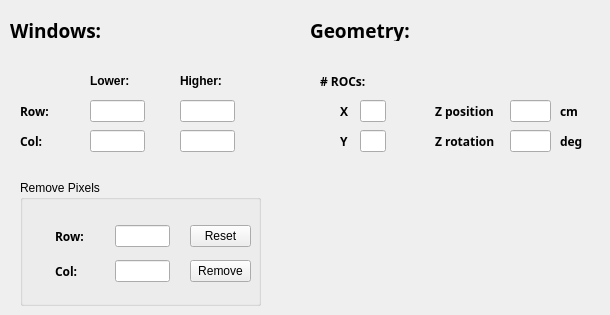
     <widget class="QWidget" name="tab_7">
      <attribute name="title">
       <string>DUT1</string>
      </attribute>
      <widget class="QLabel" name="windowsDut1LB">
       <property name="geometry">
        <rect>
         <x>10</x>
         <y>20</y>
         <width>111</width>
         <height>21</height>
        </rect>
       </property>
       <property name="font">
        <font>
         <family>Sans Serif</family>
         <pointsize>14</pointsize>
         <weight>75</weight>
         <bold>true</bold>
        </font>
       </property>
       <property name="text">
        <string>Windows:</string>
       </property>
      </widget>
      <widget class="QLabel" name="geometryDut1LB">
       <property name="geometry">
        <rect>
         <x>310</x>
         <y>20</y>
         <width>111</width>
         <height>21</height>
        </rect>
       </property>
       <property name="font">
        <font>
         <family>Sans Serif</family>
         <pointsize>14</pointsize>
         <weight>75</weight>
         <bold>true</bold>
        </font>
       </property>
       <property name="text">
        <string>Geometry:</string>
       </property>
      </widget>
      <widget class="QLabel" name="row1LB">
       <property name="geometry">
        <rect>
         <x>20</x>
         <y>100</y>
         <width>36</width>
         <height>22</height>
        </rect>
       </property>
       <property name="font">
        <font>
         <family>Sans Serif</family>
         <weight>75</weight>
         <bold>true</bold>
        </font>
       </property>
       <property name="text">
        <string>Row:</string>
       </property>
      </widget>
      <widget class="QLabel" name="col1LB">
       <property name="geometry">
        <rect>
         <x>20</x>
         <y>130</y>
         <width>36</width>
         <height>22</height>
        </rect>
       </property>
       <property name="font">
        <font>
         <family>Sans Serif</family>
         <weight>75</weight>
         <bold>true</bold>
        </font>
       </property>
       <property name="text">
        <string>Col:</string>
       </property>
      </widget>
      <widget class="customLineEdit" name="lowerRowDUT1LE">
       <property name="geometry">
        <rect>
         <x>90</x>
         <y>100</y>
         <width>55</width>
         <height>22</height>
        </rect>
       </property>
      </widget>
      <widget class="customLineEdit" name="higherRowDUT1LE">
       <property name="geometry">
        <rect>
         <x>180</x>
         <y>100</y>
         <width>55</width>
         <height>22</height>
        </rect>
       </property>
      </widget>
      <widget class="customLineEdit" name="lowerColDUT1LE">
       <property name="geometry">
        <rect>
         <x>90</x>
         <y>130</y>
         <width>55</width>
         <height>22</height>
        </rect>
       </property>
      </widget>
      <widget class="customLineEdit" name="higherColDUT1LE">
       <property name="geometry">
        <rect>
         <x>180</x>
         <y>130</y>
         <width>55</width>
         <height>22</height>
        </rect>
       </property>
      </widget>
      <widget class="QLabel" name="lowerEdge1LB">
       <property name="geometry">
        <rect>
         <x>90</x>
         <y>70</y>
         <width>53</width>
         <height>22</height>
        </rect>
       </property>
       <property name="font">
        <font>
         <weight>75</weight>
         <bold>true</bold>
        </font>
       </property>
       <property name="text">
        <string>Lower:</string>
       </property>
      </widget>
      <widget class="QLabel" name="higherEdge1LB">
       <property name="geometry">
        <rect>
         <x>180</x>
         <y>70</y>
         <width>53</width>
         <height>22</height>
        </rect>
       </property>
       <property name="font">
        <font>
         <weight>75</weight>
         <bold>true</bold>
        </font>
       </property>
       <property name="text">
        <string>Higher:</string>
       </property>
      </widget>
      <widget class="QGroupBox" name="removePixelDUT1GB">
       <property name="geometry">
        <rect>
         <x>20</x>
         <y>180</y>
         <width>241</width>
         <height>126</height>
        </rect>
       </property>
       <property name="title">
        <string>Remove Pixels</string>
       </property>
       <widget class="QLabel" name="removeRowDUT1LB">
        <property name="geometry">
         <rect>
          <x>35</x>
          <y>45</y>
          <width>36</width>
          <height>22</height>
         </rect>
        </property>
        <property name="font">
         <font>
          <family>Sans Serif</family>
          <weight>75</weight>
          <bold>true</bold>
         </font>
        </property>
        <property name="text">
         <string>Row:</string>
        </property>
       </widget>
       <widget class="QLineEdit" name="removeRowDUT1LE">
        <property name="geometry">
         <rect>
          <x>95</x>
          <y>45</y>
          <width>55</width>
          <height>22</height>
         </rect>
        </property>
       </widget>
       <widget class="QLabel" name="removeColDUT1LB">
        <property name="geometry">
         <rect>
          <x>35</x>
          <y>80</y>
          <width>36</width>
          <height>22</height>
         </rect>
        </property>
        <property name="font">
         <font>
          <family>Sans Serif</family>
          <weight>75</weight>
          <bold>true</bold>
         </font>
        </property>
        <property name="text">
         <string>Col:</string>
        </property>
       </widget>
       <widget class="QLineEdit" name="removeColDUT1LE">
        <property name="geometry">
         <rect>
          <x>95</x>
          <y>80</y>
          <width>55</width>
          <height>22</height>
         </rect>
        </property>
       </widget>
       <widget class="QPushButton" name="removePxlDUT1PB">
        <property name="geometry">
         <rect>
          <x>170</x>
          <y>80</y>
          <width>61</width>
          <height>22</height>
         </rect>
        </property>
        <property name="text">
         <string>Remove</string>
        </property>
       </widget>
       <widget class="QPushButton" name="resetRemovedPxlsDUT1PB">
        <property name="geometry">
         <rect>
          <x>170</x>
          <y>45</y>
          <width>61</width>
          <height>22</height>
         </rect>
        </property>
        <property name="text">
         <string>Reset</string>
        </property>
       </widget>
      </widget>
      <widget class="QLabel" name="ROCdut1LB">
       <property name="geometry">
        <rect>
         <x>320</x>
         <y>70</y>
         <width>106</width>
         <height>22</height>
        </rect>
       </property>
       <property name="font">
        <font>
         <family>Sans Serif</family>
         <weight>75</weight>
         <bold>true</bold>
        </font>
       </property>
       <property name="text">
        <string># ROCs:</string>
       </property>
      </widget>
      <widget class="QLabel" name="xROCdut1LB">
       <property name="geometry">
        <rect>
         <x>340</x>
         <y>100</y>
         <width>16</width>
         <height>22</height>
        </rect>
       </property>
       <property name="font">
        <font>
         <family>Sans Serif</family>
         <weight>75</weight>
         <bold>true</bold>
        </font>
       </property>
       <property name="text">
        <string>X</string>
       </property>
      </widget>
      <widget class="customLineEdit" name="xROCdut1LE">
       <property name="geometry">
        <rect>
         <x>360</x>
         <y>100</y>
         <width>26</width>
         <height>22</height>
        </rect>
       </property>
      </widget>
      <widget class="QLabel" name="yROCdut1LB">
       <property name="geometry">
        <rect>
         <x>340</x>
         <y>130</y>
         <width>16</width>
         <height>22</height>
        </rect>
       </property>
       <property name="font">
        <font>
         <family>Sans Serif</family>
         <weight>75</weight>
         <bold>true</bold>
        </font>
       </property>
       <property name="text">
        <string>Y</string>
       </property>
      </widget>
      <widget class="customLineEdit" name="yROCdut1LE">
       <property name="geometry">
        <rect>
         <x>360</x>
         <y>130</y>
         <width>26</width>
         <height>22</height>
        </rect>
       </property>
      </widget>
      <widget class="QLabel" name="ZposDUT1LB">
       <property name="geometry">
        <rect>
         <x>435</x>
         <y>100</y>
         <width>81</width>
         <height>22</height>
        </rect>
       </property>
       <property name="font">
        <font>
         <family>Sans Serif</family>
         <weight>75</weight>
         <bold>true</bold>
        </font>
       </property>
       <property name="text">
        <string>Z position</string>
       </property>
      </widget>
      <widget class="QLabel" name="ZrotDUT1LB">
       <property name="geometry">
        <rect>
         <x>435</x>
         <y>130</y>
         <width>81</width>
         <height>22</height>
        </rect>
       </property>
       <property name="font">
        <font>
         <family>Sans Serif</family>
         <weight>75</weight>
         <bold>true</bold>
        </font>
       </property>
       <property name="text">
        <string>Z rotation</string>
       </property>
      </widget>
      <widget class="customLineEdit" name="ZposDUT1LE">
       <property name="geometry">
        <rect>
         <x>510</x>
         <y>100</y>
         <width>41</width>
         <height>22</height>
        </rect>
       </property>
      </widget>
      <widget class="customLineEdit" name="ZrotDUT1LE">
       <property name="geometry">
        <rect>
         <x>510</x>
         <y>130</y>
         <width>41</width>
         <height>22</height>
        </rect>
       </property>
      </widget>
      <widget class="QLabel" name="ZposDUT1CMLB">
       <property name="geometry">
        <rect>
         <x>560</x>
         <y>100</y>
         <width>31</width>
         <height>22</height>
        </rect>
       </property>
       <property name="font">
        <font>
         <family>Sans Serif</family>
         <weight>75</weight>
         <bold>true</bold>
        </font>
       </property>
       <property name="text">
        <string>cm</string>
       </property>
      </widget>
      <widget class="QLabel" name="ZposDUT1DegLB">
       <property name="geometry">
        <rect>
         <x>560</x>
         <y>130</y>
         <width>41</width>
         <height>22</height>
        </rect>
       </property>
       <property name="font">
        <font>
         <family>Sans Serif</family>
         <weight>75</weight>
         <bold>true</bold>
        </font>
       </property>
       <property name="text">
        <string>deg</string>
       </property>
      </widget>
     </widget>
